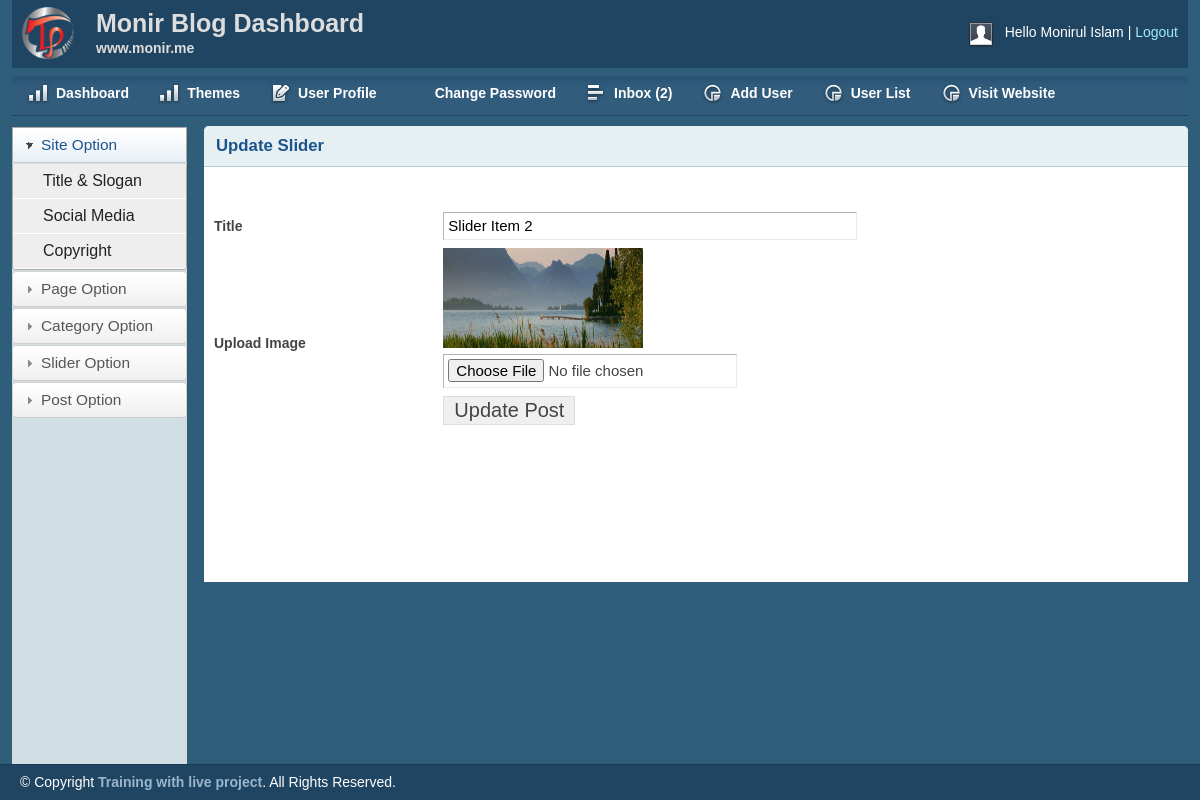
The app's page /admin/update-slider.php?sliderID=3 (signed in) with its own data.
### tables this page shows
CREATE TABLE `tbl_slider` (
  `id` int(11) NOT NULL,
  `title` varchar(255) NOT NULL,
  `image` varchar(255) NOT NULL,
  `date` timestamp NOT NULL DEFAULT CURRENT_TIMESTAMP
);

### lib/Database.php (called while the page is built, shortened)
<?php
Class Database{
	public $host   = DB_HOST;
	public $user   = DB_USER;
	public $pass   = DB_PASS;
	public $dbname = DB_NAME;
	public $link;
	private function connectDB(){
	$this->link = new mysqli($this->host, $this->user, $this->pass, $this->dbname);
 }
	public function select($query){
		$result = $this->link->query($query) or die($this->link->error.__LINE__);
		if($result->num_rows > 0){
			return $result;
		} else {
			return false;
		}
	}
}

### admin/update-slider.php (the view, shortened to what this page needs)
<?php include_once 'inc/header.php'; ?>
<?php include_once 'inc/sidebar.php'; ?>
<?php
    if(isset($_GET['sliderID']) && $_GET['sliderID'] != NULL ) {
        $sliderID = $_GET['sliderID'];
    } else {
        echo "<script>window.location = 'slider-list.php';</script>";
    }
?>
    <div class="grid_10 add-post">
        <div class="box round first grid">
            <h2>Update Slider</h2>
            <div class="block">
            <br>
            <?php
                $slider_query ="SELECT * FROM tbl_slider WHERE id='$sliderID'";
                $sel_slider = $db->select($slider_query);
                if( $sel_slider ) {
                while( $sliderResult = $sel_slider->fetch_assoc() ) {
            ?>
             <form action="" method="post" enctype="multipart/form-data">
                <table class="form">
                    <tr>
                        <td>
                            <label>Title</label>
                        </td>
                        <td>
                            <input type="text" name="title" value="<?php echo $sliderResult['title']; ?>" class="medium" />
                        </td>
                    </tr>
                    <tr>
                        <td>
                            <label>Upload Image</label>
                        </td>
                        <td>
                            <img src="uploads/slider/<?php echo $sliderResult['image']; ?>" width="200" height="100"><br>
                            <input type="file" name="image" />
                        </td>
                    </tr>
					<tr>
                        <td></td>
                        <td>
                            <input type="submit" name="update" Value="Update Post" />
                        </td>
                    </tr>
                </table>
            </form>
            <?php } } ?>
            </div>
        </div>
    </div>
<?php include_once 'inc/footer.php'; ?>

### admin/css/layout.css (style rules this page uses)
body { background: #fff none repeat scroll 0 0; color: #444; font-size: 14px; padding: 0; }
h1, h2, h3, h4, h5, h6 { line-height:1.2em; margin-bottom:.3em; }
h2 { margin-top:1em; }
.box { background:#fff; margin-bottom:20px; padding:10px 10px 10px 10px; margin-left:-8px; }
.box.grid { padding-bottom:40px; }
.box.round { -moz-border-radius: 5px 5px 0px 0px; -webkit-border-radius: 5px 5px 0px 0px; border-radius: 5px 5px 0px 0px; }
.box h2 { font-size:1.2em; font-weight:bold; color:#1B548D; background:#E6F0F3; margin:-10px -10px 0 -10px; padding:10px 12px; border-bottom:1px solid #B3CBD6; -moz-border-radius: 5px 5px 0px 0px; -webkit-border-radius: 5px 5px 0px 0px; border-radius: 5px 5px 0px 0px; }
.box.first { min-height: 406px; }
.block { padding-top:20px; }
table.form { width:100%; }
table.form td { padding:4px 0px; }
table.form label { font-weight:bold; }
table.form input, table.form select { font-size: 15px; padding: 4px 4px 5px 4px; border-top: 1px solid #b3b3b3; border-left: 1px solid #b3b3b3; border-right: 1px solid #eaeaea; border-bottom: 1px solid #eaeaea; }
table.form input[type="submit"] { border: 1px solid #ddd; color: #444; cursor: pointer; font-size: 20px; padding: 2px 10px; }
input.medium { width: 55%; }
.block { padding-bottom:1px; }

### records on screen
tbl_slider: title "Slider Item 2", image (picture)

### other values on screen
Session::get('name') "Monirul Islam"
mysqli_num_rows($inb_msg) "2"
